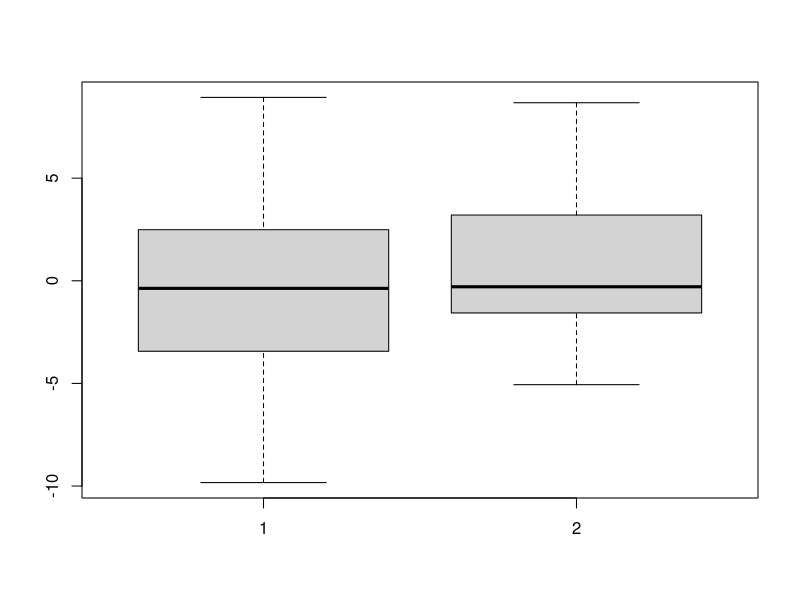
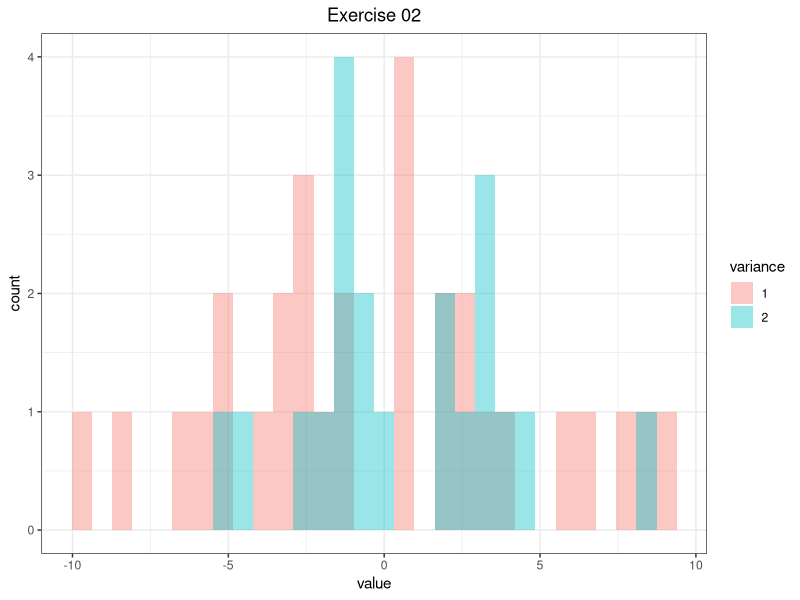

Here is the R script that generated these plots, in order:
set.seed(123)
N1 <- 30
N2 <- 20
Y1 <- rnorm(n= N1, mean= 0, sd= 5)
Y2 <- rnorm(n= N2, mean= 0, sd= 4)


###################################
library(ggplot2)

png("../../result/Ex01-1.png",height=500, width=400)
boxplot(Y1,Y2)
dev.off()

variance <- as.character(c(rep(1,N1),rep(2,N2)))
dataset <- data.frame(value= c(Y1,Y2), variance= variance)

gp <- ggplot(data= dataset,aes(x= value, fill= variance))
gp <- gp + geom_histogram(alpha=0.4, position="identity")
gp <- gp + theme_bw()
gp <- gp + ggtitle("Exercise 02")
gp <- gp + theme(plot.title= element_text(hjust= 0.5))
ggsave(file= "../../result/Ex-02.png",plot= gp, dpi= 300, h= 3, w= 4)
